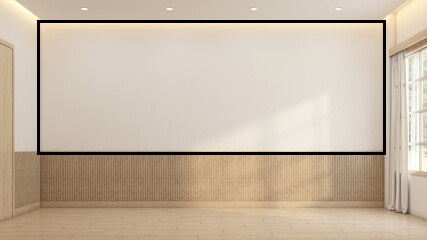
#> input picture staticfiles/testImages/test5.jpg, 427 x 240 px, found by its file name
$ python planeDetectionTest.py
#> lines starting #> are read from the running program, lines starting #| are printed output that depends on the picture; after the words box and inside, x2 and y2 are one past the last pixel; in counts of white or black regions, pixels touching at a corner belong together
import cv2
import numpy as np

# Read the image
filename = "test5.jpg"
img = cv2.imread(filename, cv2.IMREAD_GRAYSCALE)
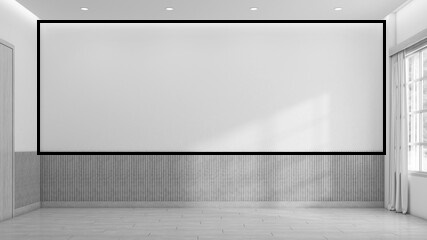
#> img: shape (240, 427); min 0, max 255, mean 185

# Apply Gaussian blur to remove noise
img = cv2.GaussianBlur(img, (5, 5), 0)
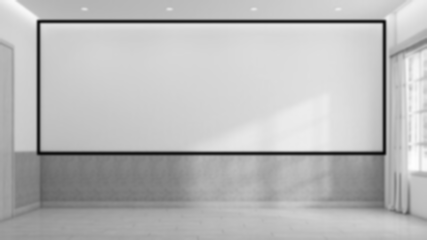
#> img: shape (240, 427); min 11, max 253, mean 185

# Apply Canny edge detection
edges = cv2.Canny(img, 0, 100)
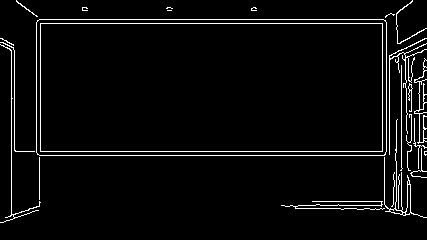
#> edges: shape (240, 427); 4.1% white in thin lines or dots

# Find contours
contours, _ = cv2.findContours(edges, cv2.RETR_TREE, cv2.CHAIN_APPROX_SIMPLE)
#> contours = 32 contours, 22 with area under 20; largest, box (x1, y1, x2, y2) and area: (36, 19, 387, 156) 47584, (36, 19, 387, 156) 47581, (40, 23, 383, 152) 43776, (40, 23, 383, 152) 43774, (384, 119, 427, 218) 172

# Iterate over the contours and find the largest rectangle (this assumes that the planar surface is a rectangle)
max_area = -1
for contour in contours:
    rect = cv2.minAreaRect(contour)
    box = cv2.boxPoints(rect)
    box = np.intp(box)
    area = cv2.contourArea(box)
    #cv2.drawContours(img, [contour], 0, (0, 0, 255), 2)
    if area > max_area:
        max_area = area
        largest_rectangle = box
#> this loop made 32 passes
#> (rect, area, max_area, largest_rectangle) on passes 1, 7, 18, 22: (((332.5, 205), (8, 103), -90), 824, 824, [[383, 209], [280, 209], [280, 201], [383, 201]]), (((393.5, 173.3), (37.61, 102.2), -16.48), 3916, 3916, [[389, 227], [360, 129], [397, 119], [426, 217]]), (((20, 133), (178, 40), -90), 7120, 7120, [[40, 222], [0, 222], [0, 44], [40, 44]]), (((211, 87), (136, 350), -90), 47600, 47600, [[386, 155], [36, 155], [36, 19], [386, 19]])
#> (rect, box, area) on passes 2, 3, 6, 9, 10, 12: (((398.5, 191), (34, 1), -90), [[399, 208], [398, 208], [398, 174], [399, 174]], 34), (((393, 189), (34.12, 1.87), -86.42), [[392, 206], [391, 206], [393, 171], [394, 172]], 35.5), (((418, 162.5), (29, 16), -90), [[426, 177], [410, 177], [410, 148], [426, 148]], 464), (((395.7, 210.8), (4.61, 13.34), -75.96), [[401, 214], [388, 211], [389, 206], [402, 210]], 62), (((407.5, 199), (30, 5), -90), [[410, 214], [405, 214], [405, 184], [410, 184]], 150), (((419, 142.4), (11.96, 49.81), -11.31), [[418, 168], [408, 119], [419, 116], [429, 165]], 569)
#> after the loop, max_area = 47600

# Draw the largest rectangle
img = cv2.imread(filename, cv2.IMREAD_COLOR)
#> img is the input picture: shape (240, 427, 3); mean B, G, R 163.5, 182.4, 198.4
cv2.drawContours(img, [largest_rectangle], 0, (0, 255, 0), 2)
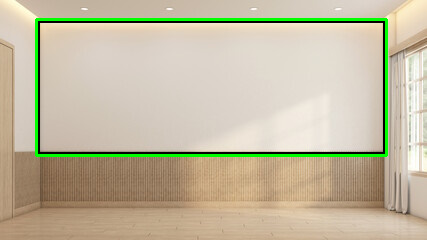
#> img: shape (240, 427, 3); 2.84% of pixels changed, all inside (x1, y1, x2, y2) = (35, 18, 388, 157)

# Display the image
cv2.imshow('Test', img)
cv2.waitKey(0)
cv2.destroyAllWindows()

$ run again, with staticfiles/testImages/test1.jpg copied over staticfiles/testImages/test5.jpg
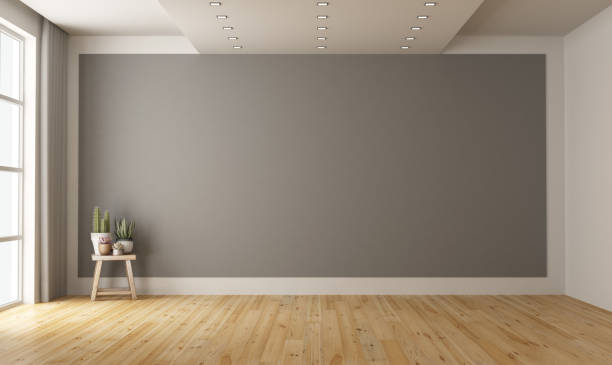
#> input picture staticfiles/testImages/test1.jpg, 612 x 365 px, found by its file name
#> `edges = cv2.Canny(img, 0, 100)`:
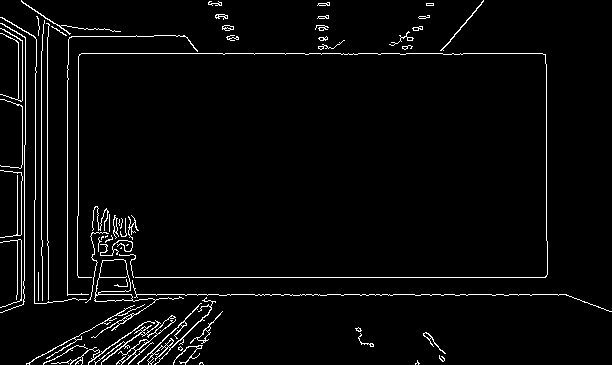
#> edges: shape (365, 612); 3.4% white in thin lines or dots
#> contours = 107 contours, 79 with area under 20; largest, box (x1, y1, x2, y2) and area: (91, 259, 184, 338) 1230, (95, 259, 131, 296) 920, (94, 294, 133, 302) 226, (94, 315, 176, 365) 206, (137, 297, 216, 365) 182
#> the loop `for contour in contours:` made 107 passes
#> (rect, area, max_area, largest_rectangle) on passes 3, 6, 15, 16: (((441.3, 357.8), (3.54, 7.07), -45), 25, 25, [[442, 361], [437, 356], [440, 354], [445, 359]]), (((187.4, 354.3), (34.67, 13.81), -32.47), 463, 463, [[176, 369], [169, 357], [198, 339], [205, 350]]), (((104.9, 347.9), (110.8, 15.84), -23.79), 1761, 1761, [[57, 377], [50, 362], [152, 318], [158, 332]]), (((137.3, 343.7), (92.42, 22.2), -35.54), 2052, 2052, [[106, 379], [93, 361], [168, 307], [181, 325]])
#> after the loop `for contour in contours:`: max_area = 105280
#> img is the input picture: shape (365, 612, 3); mean B, G, R 126.4, 142.1, 155.1
#> `cv2.drawContours(img, [largest_rectangle], 0, (0, 255, 0), 2)`:
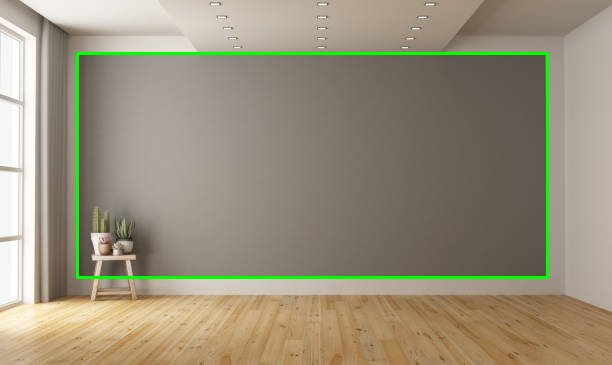
#> img: shape (365, 612, 3); 1.86% of pixels changed, all inside (x1, y1, x2, y2) = (76, 52, 549, 279)

$ run again, with staticfiles/testImages/test2.jpg copied over staticfiles/testImages/test5.jpg
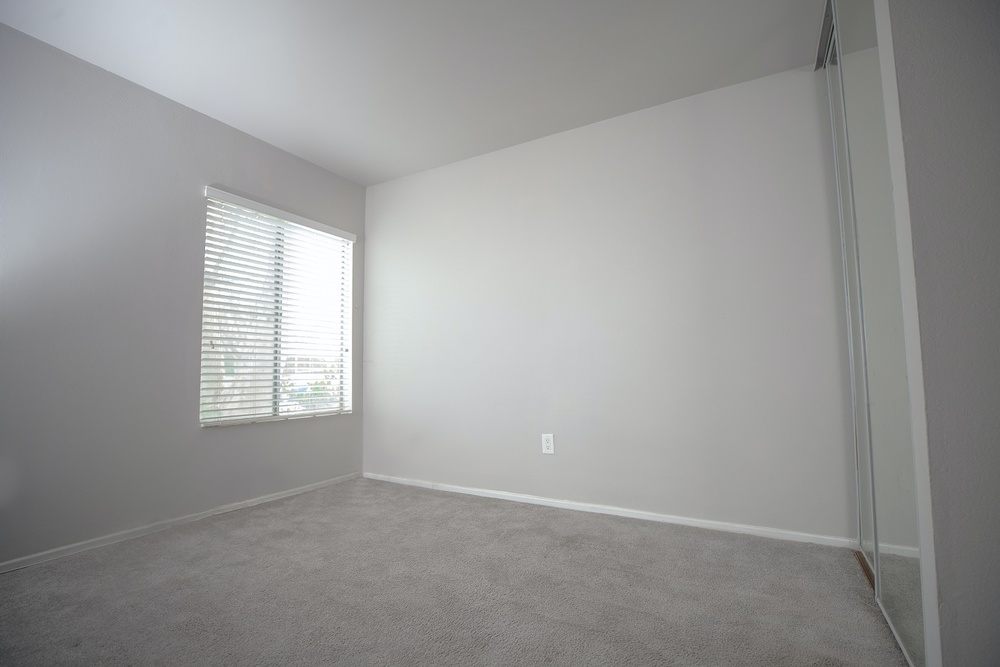
#> input picture staticfiles/testImages/test2.jpg, 1000 x 667 px, shrunk from 1404 x 936 before the run, found by its file name
#> `edges = cv2.Canny(img, 0, 100)`:
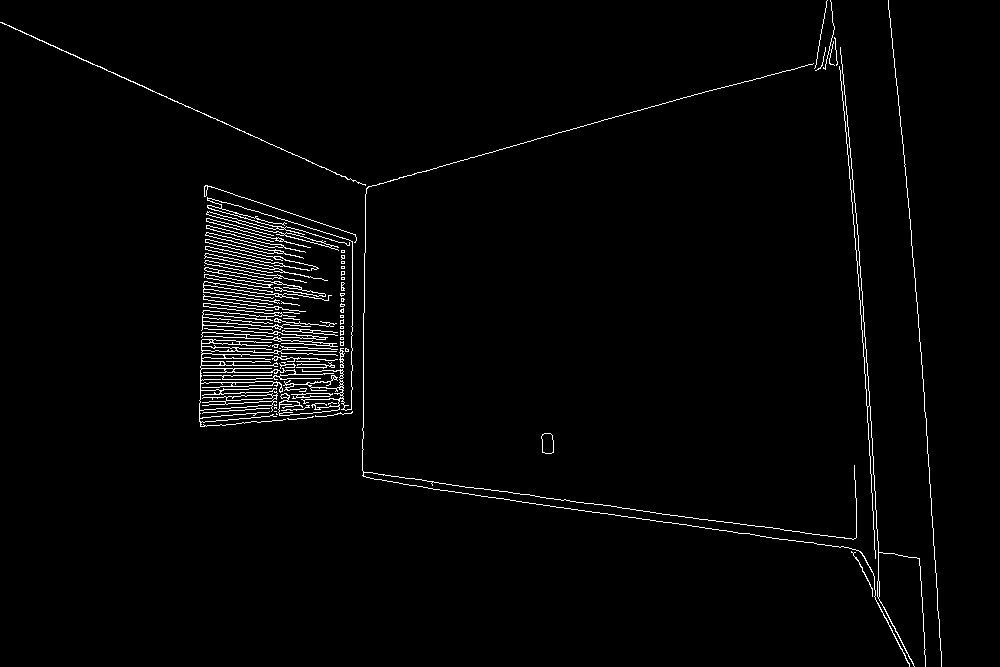
#> edges: shape (667, 1000); 2% white in thin lines or dots
#> contours = 141 contours, 104 with area under 20; largest, box (x1, y1, x2, y2) and area: (199, 339, 338, 427) 1087, (206, 197, 353, 416) 353, (204, 253, 328, 281) 228, (204, 253, 275, 270) 218, (541, 433, 554, 454) 209
#> the loop `for contour in contours:` made 141 passes
#> (rect, area, max_area, largest_rectangle) on passes 1, 2, 19, 33: (((862.9, 572.8), (3.61, 49.66), -25.51), 188, 188, [[871, 595], [850, 551], [853, 549], [875, 594]]), (((547, 443), (20, 12), -90), 240, 240, [[553, 453], [541, 453], [541, 433], [553, 433]]), (((304.4, 359.5), (5.56, 64.91), -85.91), 325, 325, [[336, 364], [271, 359], [272, 354], [336, 359]]), (((267.8, 384.3), (87.4, 136.6), -88.32), 11885.5, 11885.5, [[334, 429], [198, 425], [200, 338], [337, 342]])
#> after the loop `for contour in contours:`: max_area = 311729.5
#> img is the input picture: shape (667, 1000, 3); mean B, G, R 150.6, 151.5, 151.5
#> `cv2.drawContours(img, [largest_rectangle], 0, (0, 255, 0), 2)`:
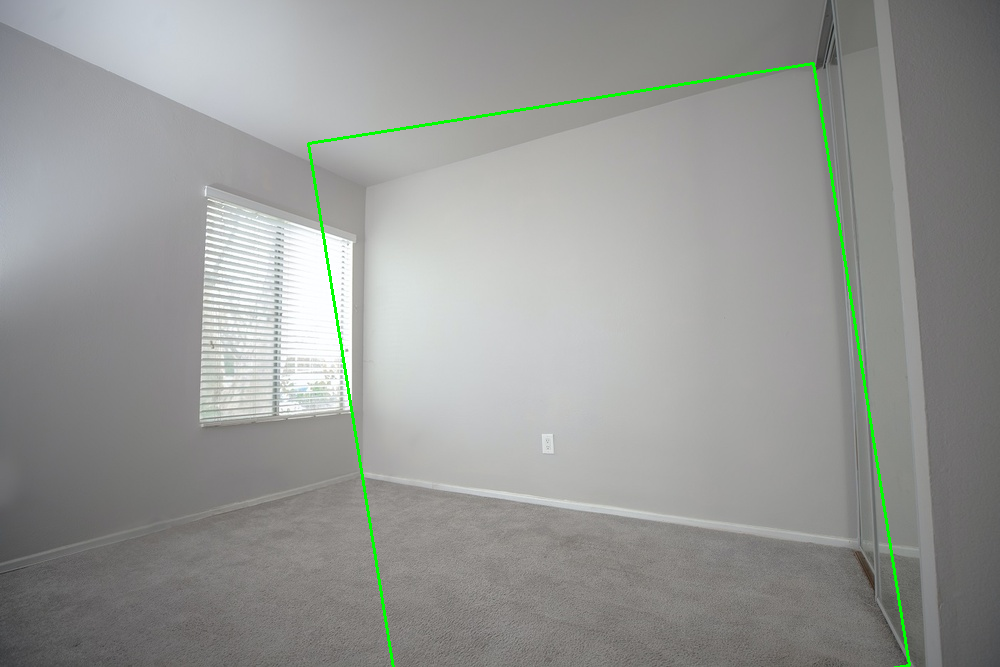
#> img: shape (667, 1000, 3); 0.73% of pixels changed, all inside (x1, y1, x2, y2) = (307, 62, 911, 667)

$ run again, with staticfiles/testImages/test3.jpg copied over staticfiles/testImages/test5.jpg
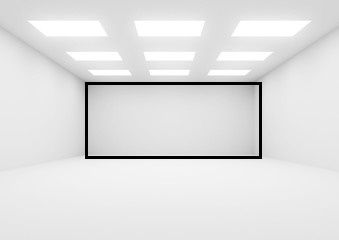
#> input picture staticfiles/testImages/test3.jpg, 339 x 240 px, found by its file name
#> img is the input picture: shape (240, 339); min 0, max 255, mean 224.8
#> `edges = cv2.Canny(img, 0, 100)`:
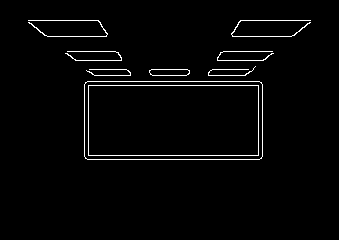
#> edges: shape (240, 339); 2.3% white in thin lines or dots, all inside (x1, y1, x2, y2) = (28, 20, 311, 160)
#> contours = 12 contours, 4 with area under 20; largest, box (x1, y1, x2, y2) and area: (84, 81, 263, 160) 13868, (84, 81, 263, 160) 13866, (88, 85, 259, 156) 11900, (88, 85, 259, 156) 11898, (149, 69, 190, 76) 230, (149, 69, 190, 76) 227, (231, 20, 311, 37) 22, (28, 20, 108, 37) 22
#> the loop `for contour in contours:` made 12 passes
#> (rect, area, max_area, largest_rectangle) on pass 1: (((173, 120), (78, 178), -90), 13884, 13884, [[262, 159], [84, 159], [84, 81], [262, 81]])
#> after the loop `for contour in contours:`: max_area = 13884
#> `cv2.drawContours(img, [largest_rectangle], 0, (0, 255, 0), 2)`:
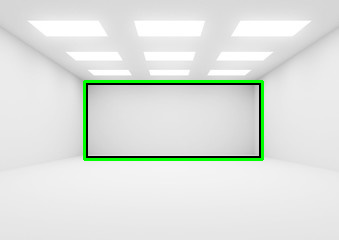
#> img: shape (240, 339, 3); 1.88% of pixels changed, all inside (x1, y1, x2, y2) = (83, 80, 264, 161)
